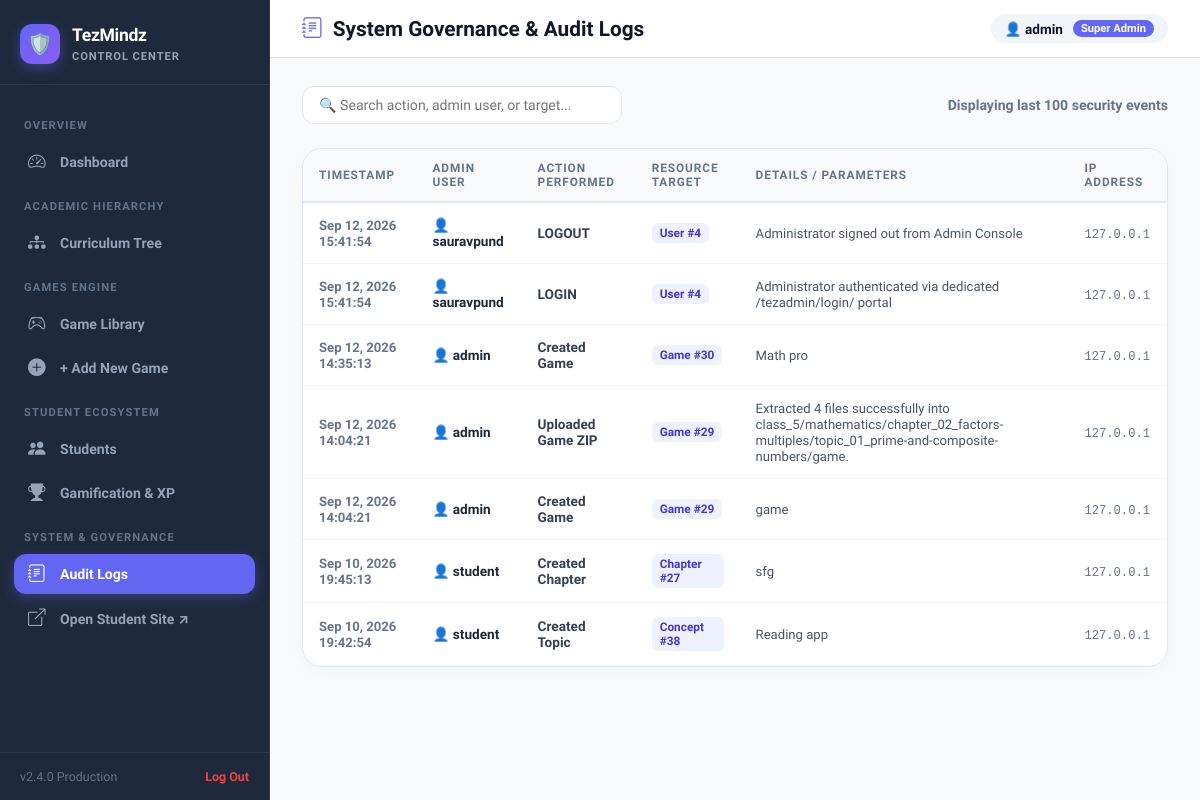
/tezadmin/audit-logs/ (signed in), run on an earlier commit of the app's database.
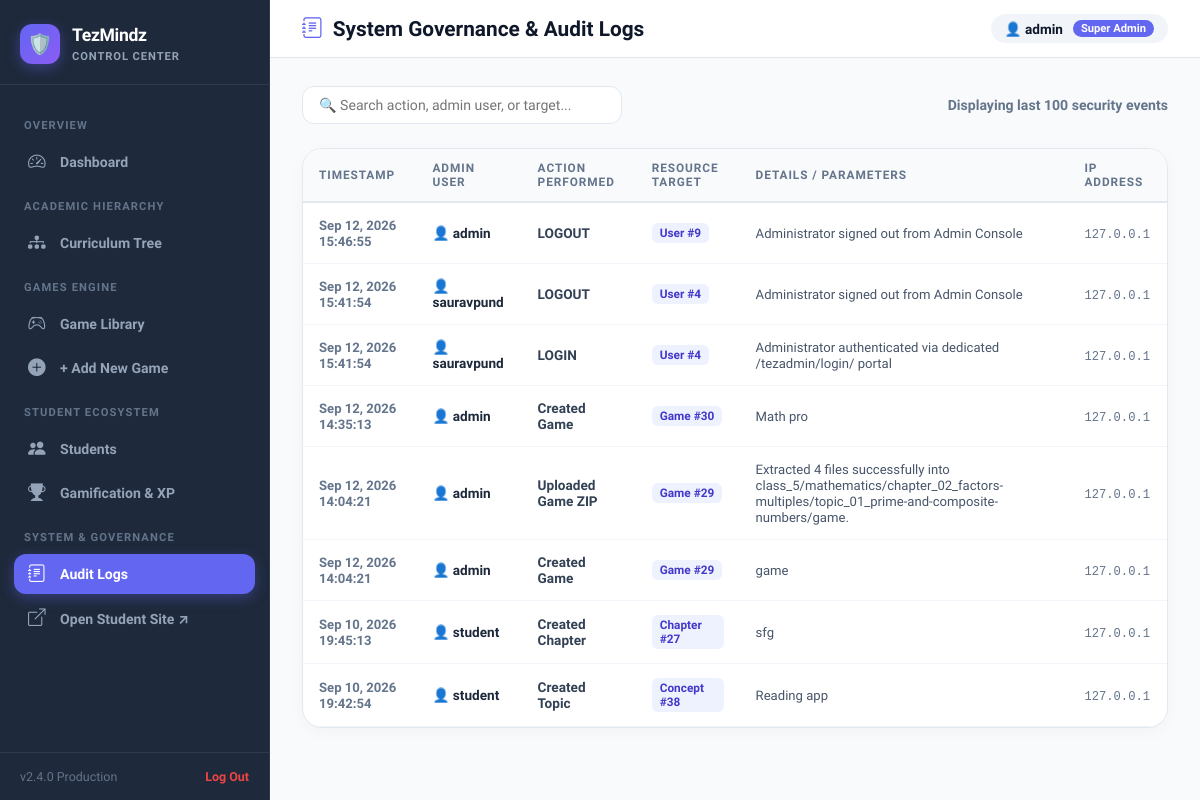
And on a later commit of the database.
### common/models.py (models this page shows, shortened)
class AdminAuditLog(models.Model):
    admin_user = models.ForeignKey(User, on_delete=models.SET_NULL, null=True, related_name="audit_logs")
    action = models.CharField(max_length=100, help_text="e.g. 'Create Game', 'Upload ZIP', 'Modify Topic'")
    target_model = models.CharField(max_length=100)
    target_id = models.CharField(max_length=100, blank=True)
    details = models.TextField(blank=True)
    ip_address = models.GenericIPAddressField(null=True, blank=True)
    created_at = models.DateTimeField(auto_now_add=True)
    class Meta:
        ordering = ["-created_at"]

### common/admin_views.py (the view)
# urls.py: path("audit-logs/", admin_views.admin_audit_logs_view, name="audit_logs"),
@admin_required
def admin_audit_logs_view(request):
    logs = AdminAuditLog.objects.select_related("admin_user").order_by("-created_at")[:100]
    return render(request, "admin/audit_logs.html", {
        "title": "Audit Logs",
        "active_tab": "audit_logs",
        "logs": logs,
    })

### common/admin_views.py (called while the page is built)
def admin_required(view_func):
    @wraps(view_func)
    def _wrapped_view(request, *args, **kwargs):
        if not request.user.is_authenticated:
            return redirect(f"/tezadmin/login/?next={request.path}")
        if not (request.user.is_staff or request.user.is_superuser):
            if request.headers.get("x-requested-with") == "XMLHttpRequest" or request.content_type == "application/json":
                return JsonResponse({"success": False, "message": "Access restricted: Administrator permissions required."}, status=403)
            return redirect(f"/tezadmin/login/?next={request.path}")
        return view_func(request, *args, **kwargs)
    return _wrapped_view

### frontend/templates/admin/audit_logs.html (shortened to what this page needs)
{% extends "admin/base_admin.html" %}
{% block header_title %}
  <i class="bi bi-journal-text" style="color:#6366F1;"></i>
  System Governance & Audit Logs
{% endblock %}
{% block content %}
<div class="audit-toolbar">
  <div>
    <input type="text" id="logSearch" class="search-input" placeholder="🔍 Search action, admin user, or target..." onkeyup="filterLogs()" />
  </div>
  <div style="font-size: 0.88rem; font-weight: 800; color: #64748B;">
    Displaying last <strong>100</strong> security events
  </div>
</div>
<div class="admin-card" style="padding: 0; overflow: hidden;">
  <table class="admin-table" id="logsTable">
    <thead>
      <tr>
        <th>Timestamp</th>
        <th>Admin User</th>
        <th>Action Performed</th>
        <th>Resource Target</th>
        <th>Details / Parameters</th>
        <th>IP Address</th>
      </tr>
    </thead>
    <tbody>
      {% for log in logs %}
        <tr class="log-row" data-text="{{ log.admin_user.username|lower }} {{ log.action|lower }} {{ log.target_model|lower }} {{ log.details|lower }}">
          <td>
            <span style="font-size: 0.82rem; color: #64748B; font-weight: 600;">{{ log.created_at|date:"M d, Y H:i:s" }}</span>
          </td>
          <td>
            <div style="display: flex; align-items: center; gap: 8px;">
              <span style="font-size: 0.85rem; font-weight: 800; color: #1E293B;">👤 {{ log.admin_user.username|default:"System" }}</span>
            </div>
          </td>
          <td>
            <strong style="color: #334155; font-size: 0.85rem;">{{ log.action }}</strong>
          </td>
          <td>
            {% if log.target_model %}
              <span class="action-badge" style="background: #EEF2FF; color: #4338CA;">
                {{ log.target_model }} #{{ log.target_id }}
              </span>
            {% else %}
              <span style="color: #94A3B8;">—</span>
            {% endif %}
          </td>
          <td>
            <span style="font-size: 0.82rem; color: #475569;">{{ log.details|default:"—" }}</span>
          </td>
          <td>
            <code style="font-size: 0.76rem; color: #64748B;">{{ log.ip_address|default:"127.0.0.1" }}</code>
          </td>
        </tr>
      {% empty %}
        <tr>
          <td colspan="6" style="text-align: center; padding: 48px; color: #94A3B8;">
            No audit records captured yet.
          </td>
        </tr>
      {% endfor %}
    </tbody>
  </table>
</div>
{% endblock %}

What changed in the data, as far as the page shows it:
added AdminAuditLog: created_at "Sep 12, 2026 15:46:55", admin_user.username "admin", action "LOGOUT", target_model "User", target_id "9", details "Administrator signed out from Admin Console", ip_address "127.0.0.1"
